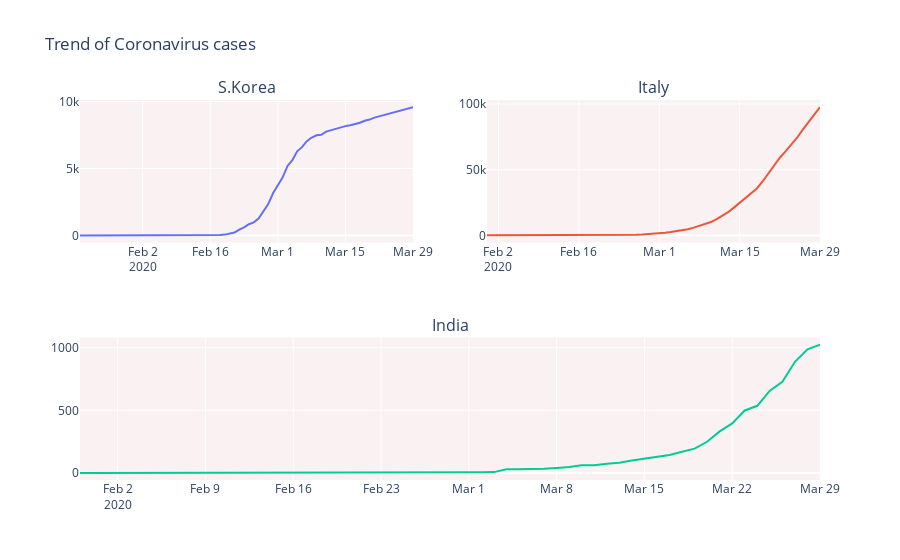

The cell this chart's notebook holds for it:
### Code cell
from plotly.subplots import make_subplots

fig = make_subplots(
    rows=2, cols=2,
    specs=[[{}, {}],
           [{"colspan": 2}, None]],
    subplot_titles=("S.Korea","Italy", "India"))

fig.add_trace(go.Scatter(x=dbd_Korea['Date'], y=dbd_Korea['Total Cases'],
                    marker=dict(color=dbd_Korea['Total Cases'], coloraxis="coloraxis")),
              1, 1)

fig.add_trace(go.Scatter(x=dbd_Italy['Date'], y=dbd_Italy['Total Cases'],
                    marker=dict(color=dbd_Italy['Total Cases'], coloraxis="coloraxis")),
              1, 2)

fig.add_trace(go.Scatter(x=dbd_India['Date'], y=dbd_India['Total Cases'],
                    marker=dict(color=dbd_India['Total Cases'], coloraxis="coloraxis")),
              2, 1)

fig.update_layout(coloraxis=dict(colorscale='Bluered_r'), showlegend=False,title_text="Trend of Coronavirus cases")

fig.update_layout(plot_bgcolor='rgb(250, 242, 242)')
fig.show()
